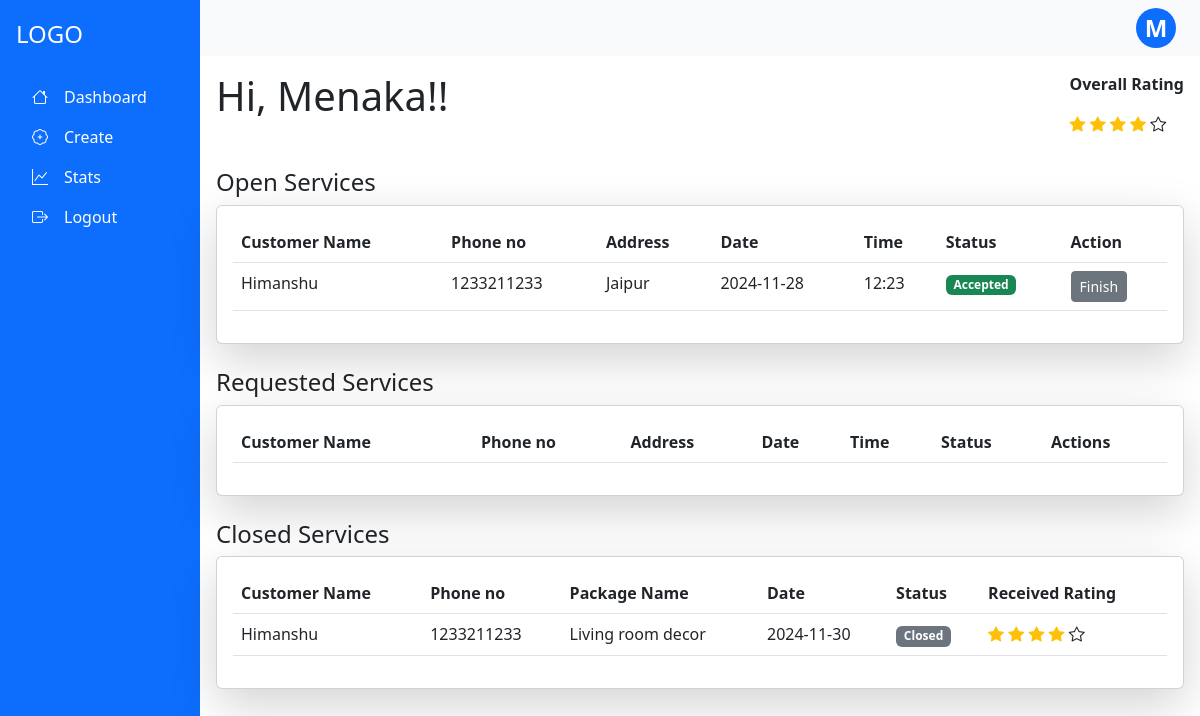
The page /serviceprovider/dashboard (signed in) on the database its author committed.
### app.py (models this page shows, shortened)
class ServiceProvider(db.Model,UserMixin):
    __tablename__='serviceprovider'
    sp_id=db.Column(db.Integer, primary_key=True, autoincrement= True)
    sp_name=db.Column(db.String,unique=True)
    sp_address=db.Column(db.String)
    sp_email=db.Column(db.String,unique=True)
    sp_password=db.Column(db.String)
    sp_exp=db.Column(db.Integer)
    sp_phone=db.Column(db.String)
    sp_city=db.Column(db.String)
    sp_rating=db.Column(db.Integer)
    sp_status=db.Column(db.String)
    sp_rfile=db.Column(db.String)
    sp_warn=db.Column(db.Integer)
    sp_warn_msg=db.Column(db.String)
    sp_servicename=db.Column(db.String,db.ForeignKey("services.s_name"))
    mypackages=db.relationship("Package", backref="servprovider")
    receive_request=db.relationship("Request",backref="servprovider")

class Request(db.Model):
    __tablename__="request"
    r_id=db.Column(db.Integer, primary_key=True, autoincrement= True)
    sp_id=db.Column(db.Integer, db.ForeignKey("serviceprovider.sp_id"),nullable=False)
    c_id=db.Column(db.Integer, db.ForeignKey("customer.c_id"),nullable=False)
    p_id=db.Column(db.Integer, db.ForeignKey("package.p_id"),nullable=False)
    r_date=db.Column(db.String)
    r_time=db.Column(db.String)
    r_address=db.Column(db.String)
    r_city=db.Column(db.String)
    r_status=db.Column(db.String)
    r_rating=db.Column(db.Integer)

class Customer(db.Model,UserMixin):
    __tablename__="customer"
    c_id=db.Column(db.Integer, primary_key=True, autoincrement= True)
    c_name=db.Column(db.String,unique=True)
    c_address=db.Column(db.String)
    c_city=db.Column(db.String)
    c_email=db.Column(db.String,unique=True)
    c_password=db.Column(db.String)
    c_phone=db.Column(db.String)
    c_status=db.Column(db.String)
    c_warn=db.Column(db.Integer)
    c_warn_msg=db.Column(db.String)
    Sent_Request=db.relationship("Request",backref="cust")

class Package(db.Model):
    __tablename__="package"
    p_id=db.Column(db.Integer, primary_key=True, autoincrement= True)
    p_name=db.Column(db.String,unique=True)
    p_price=db.Column(db.Integer)
    p_description=db.Column(db.String)
    p_rating=db.Column(db.Integer)
    s_id=db.Column(db.Integer, db.ForeignKey("services.s_id"),nullable=False)
    sp_id=db.Column(db.Integer, db.ForeignKey("serviceprovider.sp_id"),nullable=False)
    req=db.relationship("Request",backref="pack")

### app.py (the view, shortened to what this page needs)
@app.route("/serviceprovider/dashboard", methods=["GET","POST"])
@login_required
def SPDashboard():
    if request.method=="GET" and "accept" in request.args:
        rid=request.args.get("rid")
        response=requests.put("http://127.0.0.1:5000/api/book/edit",json={"rid":rid,'r_status': 'Accepted'})
        if response.status_code==200:
            return redirect("/serviceprovider/dashboard")
        else:
            return "something went wrong"
    elif request.method=="GET":
        d=datetime.date.today()
        cd = d.strftime("%d-%m-%Y")
        r=db.session.query(Request).filter_by(sp_id=current_user.sp_id,r_date=cd,r_status="Accepted").all()
        Opser = db.session.query(Request).filter_by(sp_id=current_user.sp_id).filter(Request.r_status.in_(["Accepted", "Finished"])).all()
        reqser=db.session.query(Request).filter_by(sp_id=current_user.sp_id,r_status="Requested").all()
        closeser=db.session.query(Request).filter(Request.sp_id==current_user.sp_id,Request.r_status.in_(["Closed", "Cancelled"])).all()
        mypack=current_user.mypackages
        if mypack:
            rate=0
            for p in mypack:
                rate+=p.p_rating
            rating = math.ceil(rate / len(mypack))
        else:
            rating=0
        current_user.sp_rating=rating
        db.session.commit()
        return render_template("/ServiceProvider/serviceprovider.html",cu=current_user,
                               rating=int(current_user.sp_rating),todays_requests=r,open_services=Opser,requested_services=reqser,closed_services=closeser)

### app.py (called while the page is built)
@login_manager.user_loader
def load_user(user_id):
    utype,id=user_id.split("-")
    if utype=="c":
        return db.session.query(Customer).filter_by(c_id=id).first()
    elif utype=='sp':
        return db.session.query(ServiceProvider).filter_by(sp_id=id).first()
    else:
        return db.session.query(Admin).filter_by(admin_id=id).first()

### templates/ServiceProvider/serviceprovider.html (shortened to what this page needs)
{% extends "/ServiceProvider/serviceprovider_base.html" %}
{% block content %}
<div class="d-flex">
  <h1 class="mb-4 me-auto" >Hi, {{cu.sp_name}}!!</h1>
  {% if cu.sp_status=="Registered" %}
    <p> Waiting for admin's approval</p>
  {% elif cu.sp_status=="Flagged" %}
    <p> You are blocked by admin.</p>
  {% else %}
  <div>
    <p><strong>Overall Rating</strong></p>
    {% for i in range(rating) %}
      <i class="bi bi-star-fill text-warning"></i>
    {% endfor %}
    {% for i in range(5-rating) %}
      <i class="bi bi-star"></i>
    {% endfor %}
  </div>
</div>
<h4 class="mt-4">Open Services</h4>
<div class="card shadow-lg">
<div class="card-body">
<table class="table">
<thead>
  <tr>
    <th>Customer Name</th>
    <th>Phone no</th>
    <th>Address</th>
    <th>Date</th>
    <th>Time</th>
    <th>Status</th>
    <th>Action</th>
  </tr>
</thead>
<tbody>
  {% for request in open_services %}
  <tr>
    <td>{{request.cust.c_name}}</td>
    <td>{{request.cust.c_phone}}</td>
    <td>{{request.cust.c_address}}</td>
    <td>{{request.r_date}}</td>
    <td>{{request.r_time}}</td>
    <td><span class="badge bg-success text-white">{{request.r_status}}</span></td>
    <td>
      {% if request.r_status=='Accepted' %}
        <button class="btn btn-sm btn-secondary" data-bs-toggle="modal" data-bs-target="#exampleModal4" >
          <a class="text-decoration-none text-white" href="/serviceprovider/dashboard?close=close&rid={{request.r_id}}">Finish</a>
        </button>
      {% elif request.r_status=='Finished' %}
        <p>waiting for customer to close</p>
      {% endif %}
    </td>
  </tr>
  {% endfor %}
</tbody>
</table>
</div>
</div>
<h4 class="mt-4">Requested Services</h4>
<div class="card shadow-lg">
<div class="card-body">
<table class="table">
<thead>
    <tr>
        <th>Customer Name</th>
        <th>Phone no</th>
        <th>Address</th>
        <th>Date</th>
        <th>Time</th>
        <th>Status</th>
        <th>Actions</th>
    </tr>
</thead>
</table>
</div>
</div>
<h4 class="mt-4">Closed Services</h4>
<div class="card shadow-lg">
  <div class="card-body">
    <table class="table">
      <thead>
          <tr>
            <th>Customer Name</th>
            <th>Phone no</th>
            <th>Package Name</th>
            <th>Date</th>
            <th>Status</th>
            <th>Received Rating</th>
          </tr>
      </thead>
      <tbody>
        {% for request in closed_services %}
          <tr>
            <td>{{request.cust.c_name}}</td>
            <td>{{request.cust.c_phone}}</td>
            <td>{{request.pack.p_name}}</td>
            <td>{{request.r_date}}</td>
            <td><span class="badge bg-secondary text-white">{{request.r_status}}</span></td>
              <td>
                {% for i in range(request.r_rating) %}
                <i class="bi bi-star-fill text-warning"></i>
                {% endfor %}
                {% for i in range(5-request.r_rating) %}
                <i class="bi bi-star"></i>
                {% endfor %}
              </td>
          </tr>
        {% endfor %}
      </tbody>
    </table>
  </div>
  {% endif %}
</div>
{% endblock %}

### templates/ServiceProvider/serviceprovider_base.html (shortened to what this page needs)
<!DOCTYPE html>
<html lang="en">
<head>
  <link href="https://cdn.jsdelivr.net/npm/bootstrap@5.3.0-alpha3/dist/css/bootstrap.min.css" rel="stylesheet">
  <link rel="stylesheet" href="https://cdn.jsdelivr.net/npm/bootstrap-icons/font/bootstrap-icons.css">
</head>
<body>
    <div class="container-fluid">
      <div class="row min-vh-100 d-flex flex-column flex-md-row">
        <nav class="col-md-3 col-lg-2 d-flex flex-column bg-primary text-white p-3 vh-100 position-fixed">
            <div class="text-start py-1 mb-3">
              <h4 class="text-white">LOGO</h4>
            </div>
            <ul class="nav flex-column">
              <li class="nav-item">
                <a class="nav-link text-white" href="/serviceprovider/dashboard"><i class="bi bi-house"></i><span class="px-3">Dashboard</span></a>
              </li>
              <li class="nav-item">
                <a class="nav-link text-white" href="/serviceprovider/create"><i class="bi bi-patch-plus"></i><span class="px-3">Create</span></a>
              </li>
              <li class="nav-item">
                <a class="nav-link text-white" href="/serviceprovider/stats"><i class="bi bi-graph-up"></i><span class="px-3">Stats</span></a>
              </li>
              <li class="nav-item">
                <a class="nav-link text-white" href="/logout"><i class="bi bi-box-arrow-right"></i><span class="px-3">Logout</span></a>
              </li>
            </ul>
        </nav>
        <div class="col-md-9 ms-sm-auto col-lg-10 px-md-0">
          <nav class="navbar navbar-expand-lg navbar-light bg-light w-100">
            <div class="dropdown ms-auto me-4">
              <a href="#" class="d-flex align-items-center text-decoration-none bg-primary text-white rounded-circle justify-content-center " style="width: 40px; height: 40px; font-size: 1.5rem; font-weight: bold;"
                 id="dropdownUser" data-bs-toggle="dropdown" aria-expanded="false">
                 {{cu.sp_name[:1]}}
              </a>
            </div>
          </nav>
          <main class="p-3">
            {% block content %}
            {% endblock %}
          </main>
        </div>
      </div>
    </div>
</body>
</html>

### rows shown on the page
ServiceProvider: sp_name "M", sp_name "Menaka"
Request: cust.c_name "Himanshu", cust.c_phone "1233211233", cust.c_address "Jaipur", r_date "2024-11-28", r_time "12:23", r_status "Accepted"
Request: cust.c_name "Himanshu", cust.c_phone "1233211233", pack.p_name "Living room decor", r_date "2024-11-30", r_status "Closed", r_rating 4 (drawn)
